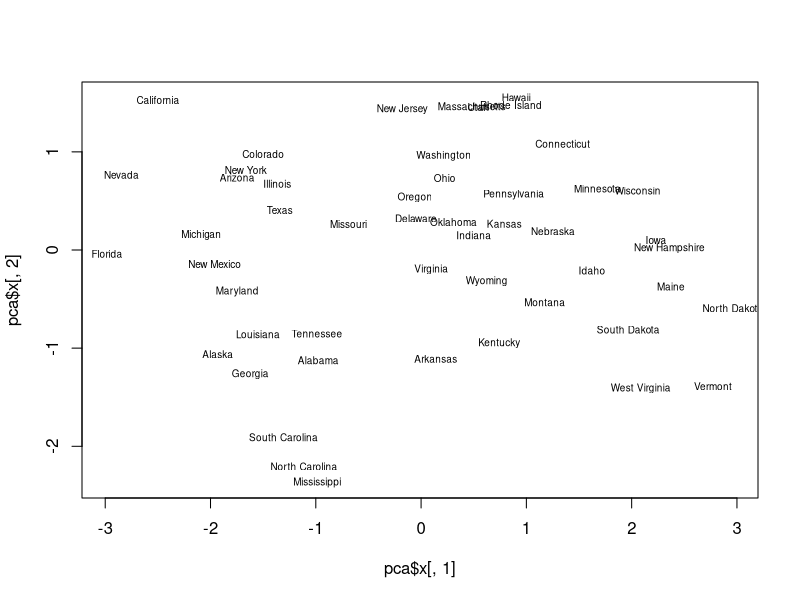
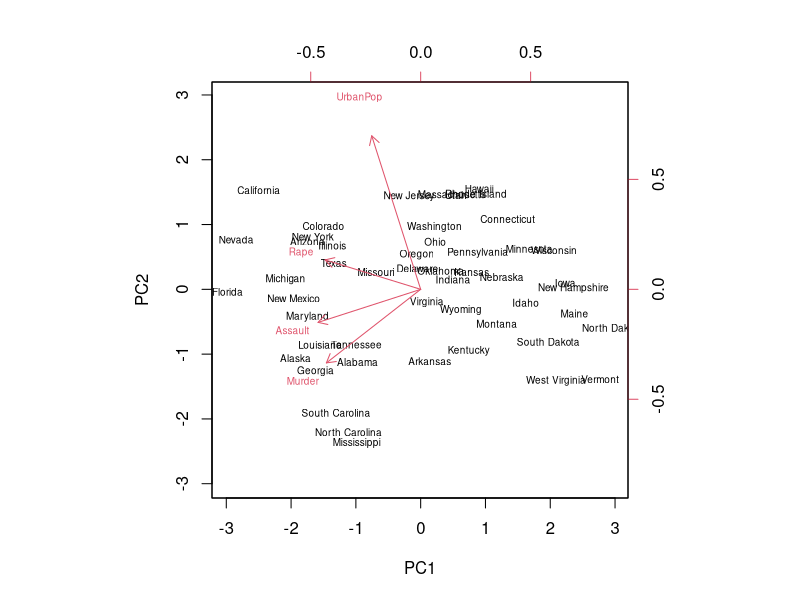
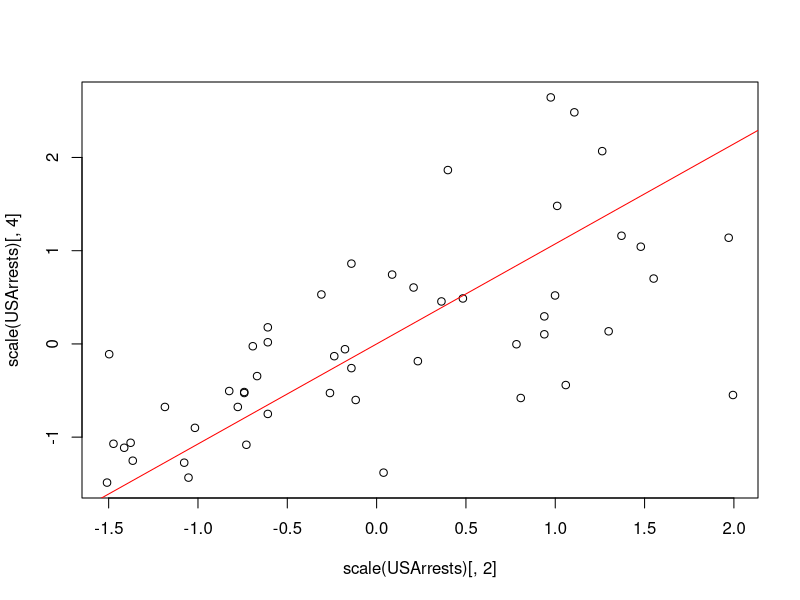

Recreate these plots in R, in order.
#Principle component analysis

#a
X <- na.omit(USArrests)
X

# using prcomp to get loadings:
pca <- prcomp(X,scale = TRUE)
pca$rotation

# manually: normalized eigenvectors are loadings
s <- cor(X)
eigen(s)


#b
#sample variances are eigenvalues
eigen(s)$values

#standard deviation squared using prcomp:
pca$sdev^2


#c
#The i'th principal component of X is the i'th loading times X
t(pca$rotation) %*% t(scale(USArrests))[, "Alabama"]


#d
plot(pca$x[,1], pca$x[,2], type="n")
text(pca$x[,1], pca$x[,2], rownames(USArrests), cex=0.6)
biplot(pca, scale=0, cex=0.6)
plot(scale(USArrests)[, 2], scale(USArrests)[, 4])
abline(0, pca$rotation[2, 1] / pca$rotation[4, 1], col = "red")

#e
eigen(s)$values
#M = 2